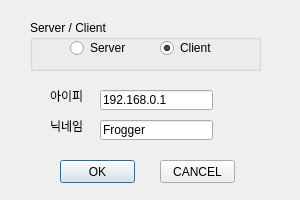
<?xml version="1.0" encoding="UTF-8"?>
<ui version="4.0">
 <class>Dialog</class>
 <widget class="QDialog" name="Dialog">
  <property name="geometry">
   <rect>
    <x>0</x>
    <y>0</y>
    <width>300</width>
    <height>200</height>
   </rect>
  </property>
  <property name="maximumSize">
   <size>
    <width>300</width>
    <height>200</height>
   </size>
  </property>
  <property name="windowTitle">
   <string>Dialog</string>
  </property>
  <widget class="QPushButton" name="okButton">
   <property name="geometry">
    <rect>
     <x>60</x>
     <y>160</y>
     <width>75</width>
     <height>23</height>
    </rect>
   </property>
   <property name="text">
    <string>OK</string>
   </property>
  </widget>
  <widget class="QPushButton" name="cancelButton">
   <property name="geometry">
    <rect>
     <x>160</x>
     <y>160</y>
     <width>75</width>
     <height>23</height>
    </rect>
   </property>
   <property name="text">
    <string>CANCEL</string>
   </property>
  </widget>
  <widget class="QGroupBox" name="groupBox">
   <property name="geometry">
    <rect>
     <x>30</x>
     <y>20</y>
     <width>231</width>
     <height>51</height>
    </rect>
   </property>
   <property name="title">
    <string>Server / Client</string>
   </property>
   <widget class="QRadioButton" name="serverButton">
    <property name="geometry">
     <rect>
      <x>40</x>
      <y>20</y>
      <width>90</width>
      <height>16</height>
     </rect>
    </property>
    <property name="text">
     <string>Server</string>
    </property>
    <property name="checked">
     <bool>false</bool>
    </property>
    <property name="autoRepeat">
     <bool>true</bool>
    </property>
   </widget>
   <widget class="QRadioButton" name="clientButton">
    <property name="geometry">
     <rect>
      <x>130</x>
      <y>20</y>
      <width>90</width>
      <height>16</height>
     </rect>
    </property>
    <property name="text">
     <string>Client</string>
    </property>
    <property name="checked">
     <bool>true</bool>
    </property>
    <property name="autoRepeat">
     <bool>true</bool>
    </property>
   </widget>
  </widget>
  <widget class="QLabel" name="label">
   <property name="geometry">
    <rect>
     <x>50</x>
     <y>90</y>
     <width>56</width>
     <height>12</height>
    </rect>
   </property>
   <property name="text">
    <string>아이피</string>
   </property>
  </widget>
  <widget class="QLabel" name="label_2">
   <property name="geometry">
    <rect>
     <x>50</x>
     <y>120</y>
     <width>56</width>
     <height>12</height>
    </rect>
   </property>
   <property name="text">
    <string>닉네임</string>
   </property>
  </widget>
  <widget class="QLineEdit" name="ipEdit">
   <property name="geometry">
    <rect>
     <x>100</x>
     <y>90</y>
     <width>113</width>
     <height>20</height>
    </rect>
   </property>
   <property name="text">
    <string>192.168.0.1</string>
   </property>
   <property name="placeholderText">
    <string>write ip of someone pc</string>
   </property>
  </widget>
  <widget class="QLineEdit" name="lineEdit_2">
   <property name="geometry">
    <rect>
     <x>100</x>
     <y>120</y>
     <width>113</width>
     <height>20</height>
    </rect>
   </property>
   <property name="text">
    <string>Frogger</string>
   </property>
   <property name="placeholderText">
    <string>write your nickname</string>
   </property>
  </widget>
 </widget>
 <resources/>
 <connections/>
</ui>
